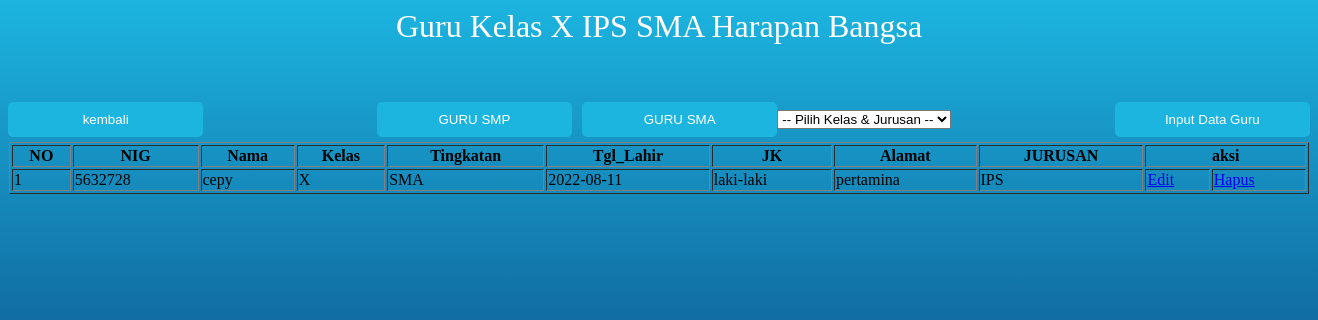
Screenshot of /guruxips.php (signed in) with the database file from the repository.
### tables this page shows
CREATE TABLE `guru` (
  `NIG` int(11) NOT NULL,
  `nama` varchar(50) NOT NULL,
  `tgl_lahir` date NOT NULL,
  `jk` varchar(20) NOT NULL,
  `alamat` varchar(225) NOT NULL,
  `kelas` varchar(10) NOT NULL,
  `Tingkatan` varchar(10) NOT NULL,
  `nama_jurusan` varchar(50) DEFAULT NULL
);

### user_gurusma.php (called while the page is built, shortened)
<?php
class UserGuru
{
    public function showDataXips()
	{
        $conn = new Koneksi();
        $db=$conn->metal();
		$stmt=$db->prepare("SELECT NIG,nama,kelas,Tingkatan,tgl_lahir,jk,alamat, nama_jurusan FROM guru where  kelas='X' AND nama_jurusan='IPS'");
		$stmt->execute();
		return $stmt;
	}
}

### guruxips.php (the view, shortened to what this page needs)
<?php
require 'user_gurusma.php';
$obj = new UserGuru();
?>
<h1>Guru Kelas X IPS SMA Harapan Bangsa</h1>
<link rel="stylesheet" type="text/css" href="css/smp.css">
<form action = "input_guru_sma.php" method ="POST" name="login">
<input type ="submit" class="tombol_input1" name = "submit" value = "Input Data Guru">
<center>
<table class= 'table table-bordered table-responsive'>
 <tr>
 <tr>
 <table border="1" width="1300px" >
 <tr>
     <th>NO</th>
     <th>NIG</th>
     <th>Nama</th>
     <th>Kelas</th>
     <th>Tingkatan</th>
     <th>Tgl_Lahir</th>
     <th>JK</th>
     <th>Alamat</th>
     <th>JURUSAN</th>
     <th colspan="5">aksi</th>
 </tr>
</center>
 <?php
$no=1;
	$data=$obj->showDataXips();
	if($data->rowCount()>0){
	while($row=$data->fetch(PDO::FETCH_ASSOC)){
?>
<tr>
	<td><?php echo $no; ?></td>
	<td><?php echo $row['NIG']; ?></td>
	<td><?php echo $row['nama']; ?></td>
    <td><?php echo $row['kelas']; ?></td>
    <td><?php echo $row['Tingkatan']; ?></td>
    <td><?php echo $row['tgl_lahir']; ?></td>
    <td><?php echo $row['jk']; ?></td>
    <td><?php echo $row['alamat']; ?></td>
    <td><?php echo $row['nama_jurusan']; ?></td>
    <td><a href="editguru.php?NIG=<?php echo $row['NIG']; ?>">Edit</a></td>
    <td><a href="proses_delete_guru.php?NIG=<?php echo $row['NIG']; ?>">Hapus</a></td>
    </tr>
    </form>
<?php
$no+=1; }
}else{
echo '<tr>
		<td> Not found</td>
    </tr>';
}
?>
 <form action = "guru.php" method ="POST" name="kembali">
<input type ="submit" class="tombol_kembali" name = "kembali" value = "kembali">
 </form>
 <form action = "gurusmp.php" method ="POST" name="gurusmp">
    <input type ="submit" class="tombol2" name = "gurusmp" value = "GURU SMP">
    </form>
    <form action = "gurusma.php" method ="POST" name="gurusma">
    <input type ="submit" class="tombol2" name = "gurusma" value = "GURU SMA">
    </form>
    <form action="" method="POST">
 <select  name="category" onChange="document.location.href=this.options[this.selectedIndex].value;">
 <option value="">-- Pilih Kelas & Jurusan -- </option>
 </select>
 </form>

### css/smp.css (style rules this page uses)
h1 { text-align: center; color: white; font-weight: 100; }
.tombol_input1 { background: #1cb5e0; color: white; font-size: 10pt; width: 15%; border: cornflowerblue; border-radius: 5px; padding: 10px 10px; margin-bottom: 5px; color :white; float:right; }
.tombol_kembali { background: #1cb5e0; color: white; font-size: 10pt; width: 15%; border: cornflowerblue; border-radius: 5px; padding: 10px 10px; margin-bottom: 5px; color :white; float:left; }
.tombol2 { background: #1cb5e0; color: white; font-size: 10pt; width: 15%; border: cornflowerblue; border-radius: 5px; padding: 10px 10px; margin-bottom: 5px; margin-left: 10px; color :white; }

### rows the page displays
guru: NIG "5632728", nama "cepy", kelas "X", Tingkatan "SMA", tgl_lahir "2022-08-11", jk "laki-laki", alamat "pertamina", nama_jurusan "IPS"
